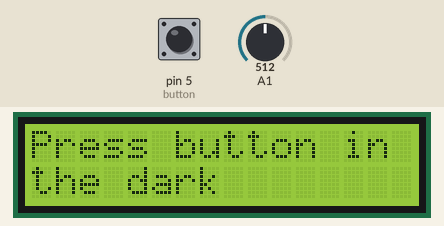
Bench run of a sketch on a simulated Arduino Uno, built with avr-gcc and run on an emulated ATmega328P. Parts: 16×2 character LCD. The inputs (shaded band) are chosen by the test bench; at power-on: pin 5 (button) HIGH, A1 = 512. What the sketch prints to the serial monitor is not drawn.

Above: at 1.2 s.
1.3 s: pin 5 (button) pulled LOW for 0.15 s
At 1.7 s:
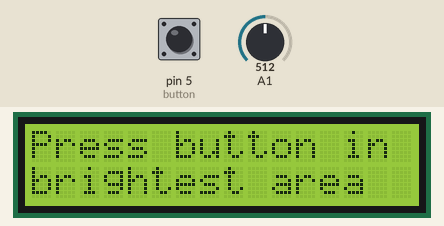
2.9 s: pin 5 (button) pulled LOW for 1 s
At 4.1 s:
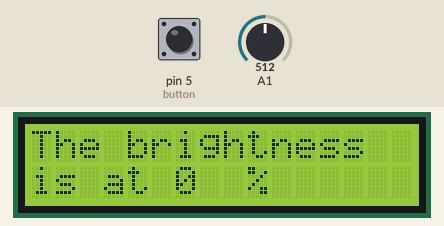
5.4 s: A1 set to 306
At 6.6 s:
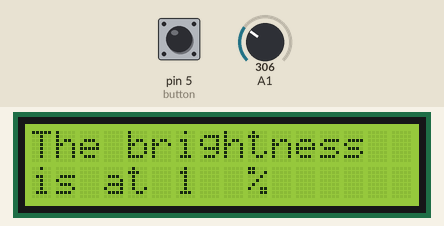
Timing chart, 0 to 8.4 s (numbered marks = the images above; inputs shaded):
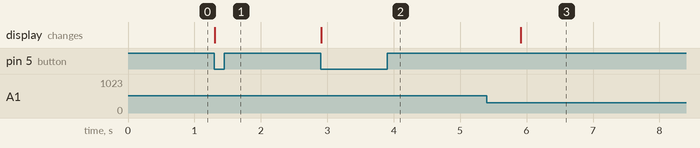

The sketch:

Lab11_Task2.ino
```cpp
//
//                        Lab11_Task2
//
//
//Name: Keaton Raymond and Amyleila Mejia
//Date:11/5/2019
//Class: ECE 1001-005
//
//
//Problem Statement:
//have the user calibrate a photoresistor using a button
//only run the calibration code one time
//then infinitely tell the user what percentage of the maximum brightness
//it is reading, using the map() command
//
//
//              ^^^^ Algorithm ^^^^
//
//    define and initialize variables
//      initialize lcd
//      define button 5
//      int fromHigh, fromLow, brightness
//      bool infinite = true
//
//
//    setup function
//      setup lcd
//      button input pullup
//      A1 input
//
//    loop function
//      tell user to press button in the dark
//      wait for user to press button and record that light value as fromLow
//      delay(500)
//      tell user to press button in bright and record that light value as fromHigh
//
//      enter infinite loop
//        map and constrain brightness to 100
//
//

#include <LiquidCrystal.h>
LiquidCrystal lcd(13, 12, 11, 10, 9, 8);

#define button 5
int fromHigh;
int fromLow;
int brightness;
bool infinite = true;   //bool for infinite loop


void setup()
{
  lcd.begin(16, 2);
  lcd.clear();
  pinMode(button, INPUT_PULLUP);
  pinMode(A1, INPUT);
  Serial.begin(9600);
}

void loop()
{
  //ask user to press button in dark
  lcd.setCursor(0,0);
  lcd.print("Press button in");
  lcd.setCursor(0,1);
  lcd.print("the dark");

  do
  {
    fromLow = analogRead(A1);
  } while(digitalRead(button) == HIGH); //end darkness do while loop
  Serial.println(fromLow);

  //ask user to press button in the light
  lcd.clear();
  lcd.setCursor(0,0);
  lcd.print("Press button in");
  lcd.setCursor(0,1);
  lcd.print("brightest area");

  delay(500); //500 ms debounce

  do
  {
    fromHigh = analogRead(A1);
  } while(digitalRead(button) == HIGH); //end light do while loop
  Serial.println(fromHigh);

  //print text to tell people the brightness
  lcd.clear();
  lcd.setCursor(0,0);
  lcd.print("The brightness");
  lcd.setCursor(0,1);
  lcd.print("is at");


  while(infinite == true)
  {
    //read brightness and map it to a percentage
    brightness = analogRead(A1);
    brightness = map(brightness, fromHigh, fromLow, 0, 100);
    brightness = constrain(brightness, 0, 100);

    //clear last number and put a "%" sign
    lcd.setCursor(6,1);
    lcd.print("   ");
    lcd.setCursor(6,1);
    lcd.print(brightness);
    lcd.setCursor(9,1);
    lcd.print("%");

    delay(750);

    Serial.println(brightness);
  } //end infinite loop
} //end loop function
```

Measured:
- after the input at 1.3 s, the display: changes at once (image 1)
- after the input at 2.9 s, the display: changes at once (image 2)
- after the input at 5.4 s, the display: changes after 0.51 s (image 3)
